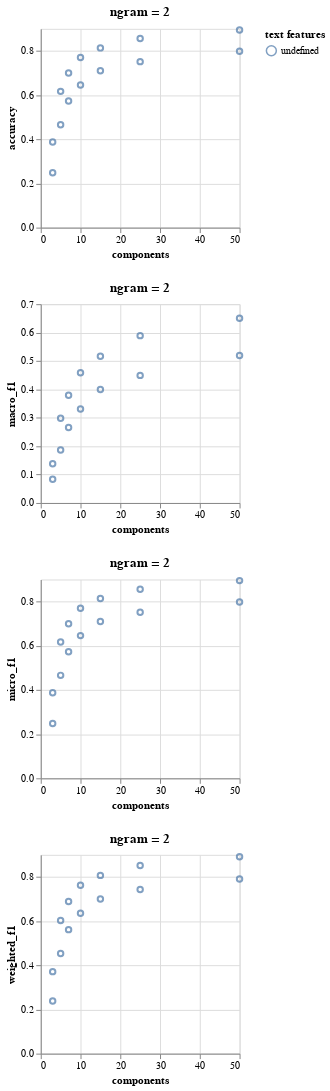

Notebook code cell kept with this figure:
### Code cell
chart_1 = alt.Chart(df[df['n_gram'] == 2], title = 'ngram = 2').mark_point().encode(
    alt.X(alt.repeat("column"), type='quantitative'),
    alt.Y(alt.repeat("row"), type='quantitative'),
    color='text features:N'
).properties(
    width=200,
    height=200
).repeat(
    row=['accuracy', 'macro_f1', 'micro_f1', 'weighted_f1'],
    column=['components']
)

chart_2 = alt.Chart(df[df['n_gram'] == 3], title = 'ngram = 3').mark_point().encode(
    alt.X(alt.repeat("column"), type='quantitative'),
    alt.Y(alt.repeat("row"), type='quantitative'),
    color='features:N'
).properties(
    width=200,
    height=200
).repeat(
    row=['accuracy', 'macro_f1', 'micro_f1', 'weighted_f1'],
    column=['components']
)

chart_1

### Figure 1 — Vega-Lite specification as saved in the notebook (floating-point values rounded to 4 significant figures)
{"config": {"view": {"continuousWidth": 400, "continuousHeight": 300}}, "repeat": {"column": ["components"], "row": ["accuracy", "macro_f1", "micro_f1", "weighted_f1"]}, "spec": {"data": {"name": "data-2d9293e8626c2ea6470d2e47e24032b7"}, "mark": "point", "encoding": {"color": {"type": "nominal", "field": "text features"}, "x": {"type": "quantitative", "field": {"repeat": "column"}}, "y": {"type": "quantitative", "field": {"repeat": "row"}}}, "height": 200, "title": "ngram = 2", "width": 200}, "$schema": "https://vega.github.io/schema/vega-lite/v4.8.1.json", "datasets": {"data-2d9293e8626c2ea6470d2e47e24032b7": [{"text feature": "4_features_combined", "components": 3, "n_gram": 2, "accuracy": 0.3874, "macro_f1": 0.1379, "micro_f1": 0.3874, "weighted_f1": 0.3712}, {"text feature": "4_features_combined", "components": 5, "n_gram": 2, "accuracy": 0.6169, "macro_f1": 0.2984, "micro_f1": 0.6169, "weighted_f1": 0.603}, {"text feature": "4_features_combined", "components": 7, "n_gram": 2, "accuracy": 0.6998, "macro_f1": 0.3792, "micro_f1": 0.6998, "weighted_f1": 0.689}, {"text feature": "4_features_combined", "components": 10, "n_gram": 2, "accuracy": 0.7703, "macro_f1": 0.4587, "micro_f1": 0.7703, "weighted_f1": 0.762}, {"text feature": "4_features_combined", "components": 15, "n_gram": 2, "accuracy": 0.8136, "macro_f1": 0.5169, "micro_f1": 0.8136, "weighted_f1": 0.807}, {"text feature": "4_features_combined", "components": 25, "n_gram": 2, "accuracy": 0.8562, "macro_f1": 0.5892, "micro_f1": 0.8562, "weighted_f1": 0.8514}, {"text feature": "5_features_combined", "components": 3, "n_gram": 2, "accuracy": 0.2484, "macro_f1": 0.08327, "micro_f1": 0.2484, "weighted_f1": 0.2383}, {"text feature": "5_features_combined", "components": 5, "n_gram": 2, "accuracy": 0.4661, "macro_f1": 0.1866, "micro_f1": 0.4661, "weighted_f1": 0.453}, {"text feature": "5_features_combined", "components": 7, "n_gram": 2, "accuracy": 0.5729, "macro_f1": 0.2655, "micro_f1": 0.5729, "weighted_f1": 0.5614}, {"text feature": "5_features_combined", "components": 10, "n_gram": 2, "accuracy": 0.646, "macro_f1": 0.3309, "micro_f1": 0.646, "weighted_f1": 0.6354}, {"text feature": "5_features_combined", "components": 15, "n_gram": 2, "accuracy": 0.7099, "macro_f1": 0.3996, "micro_f1": 0.7099, "weighted_f1": 0.7004}, {"text feature": "5_features_combined", "components": 25, "n_gram": 2, "accuracy": 0.7514, "macro_f1": 0.4492, "micro_f1": 0.7514, "weighted_f1": 0.7427}, {"text feature": "4_features_combined", "components": 50, "n_gram": 2, "accuracy": 0.895, "macro_f1": 0.6505, "micro_f1": 0.895, "weighted_f1": 0.8914}, {"text feature": "5_features_combined", "components": 50, "n_gram": 2, "accuracy": 0.7985, "macro_f1": 0.5195, "micro_f1": 0.7985, "weighted_f1": 0.791}]}}
